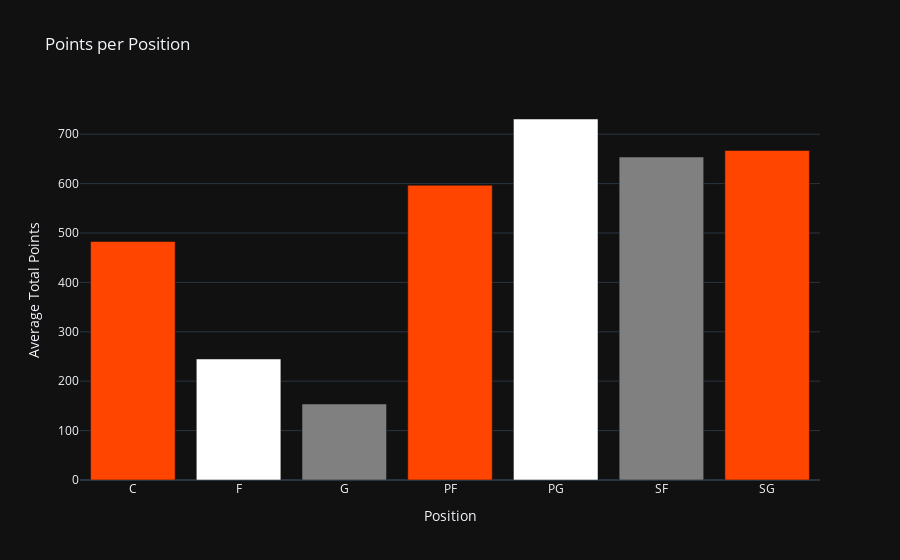

Here is the notebook cell this chart was saved with:
### Code cell
position_stats = df.groupby(["POS"]).agg({"PTS": "mean"}).reset_index()

fig = go.Figure()

fig.add_trace(
    go.Bar(
        x=position_stats["POS"],
        y=position_stats["PTS"],
        marker=dict(
            color=[
                "orangered",
                "white",
                "grey",
                "orangered",
                "white",
                "grey",
                "orangered",
            ]
        ),
    )
)

fig.update_layout(
    title="Points per Position",
    xaxis_title="Position",
    yaxis_title="Average Total Points",
    template="plotly_dark",
)

fig.show()

### Figure 1 — Plotly figure (JSON) as saved in the notebook; plotly's stock layout.template omitted (floating-point values rounded to 4 significant figures)
{"data": [{"marker": {"color": ["orangered", "white", "grey", "orangered", "white", "grey", "orangered"]}, "type": "bar", "x": ["C", "F", "G", "PF", "PG", "SF", "SG"], "y": [482.8, 245, 153.8, 596.8, 730.8, 653.8, 667.0]}], "layout": {"title": {"text": "Points per Position"}, "xaxis": {"title": {"text": "Position"}}, "yaxis": {"title": {"text": "Average Total Points"}}}}
